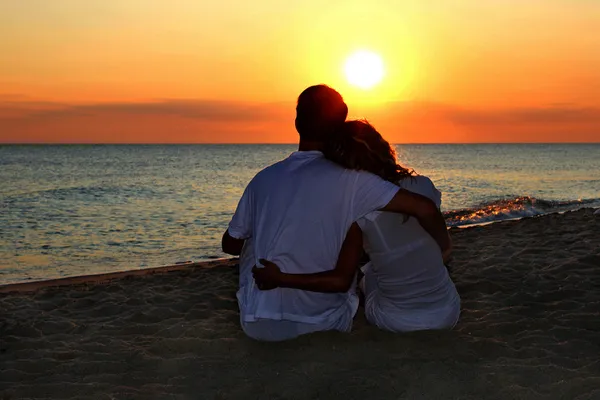
#> input picture BordesImagen/image.jpg, 600 x 400 px, found by its file name
$ python sequentialsobel.py
#> lines starting #> are read from the running program, lines starting #| are printed output that depends on the picture
import cv2
import numpy as np
import time

# Configuración para deshabilitar procesamiento paralelo
cv2.setNumThreads(1)
cv2.ocl.setUseOpenCL(False)

# Filtros Sobel
sobel_x = np.array([[-1, 0, 1], [-2, 0, 2], [-1, 0, 1]])
sobel_y = np.array([[-1, -2, -1], [0, 0, 0], [1, 2, 1]])

def sobel_sequential(image):
    # Aplicar convoluciones Sobel
    gx = cv2.filter2D(image, -1, sobel_x)  # Gradiente horizontal
    gy = cv2.filter2D(image, -1, sobel_y)  # Gradiente vertical
    # Calcular magnitud del gradiente
    gradient = np.sqrt(gx**2 + gy**2)
    gradient = (gradient / gradient.max()) * 255  # Normalizar a [0, 255]
    return gradient.astype(np.uint8)

if __name__ == "__main__":
    # Leer imagen en escala de grises
    image = cv2.imread('BordesImagen/image.jpg', cv2.IMREAD_GRAYSCALE)
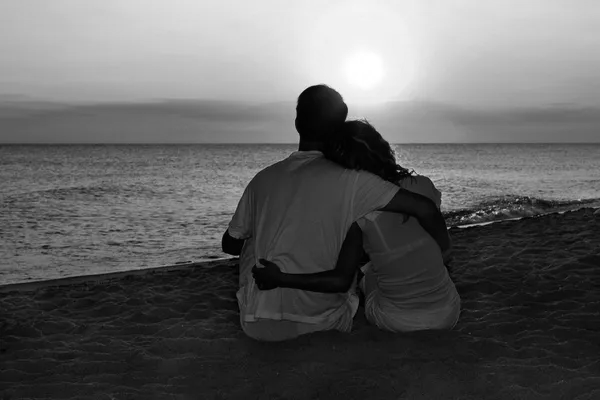
#> image: shape (400, 600); min 0, max 255, mean 97.6
    if image is None:
        print("Error: No se pudo cargar la imagen.")
        exit(1)

    # Medir tiempo de procesamiento
    start_time = time.time()
    result = sobel_sequential(image)
#> in sobel_sequential, `gx = cv2.filter2D(image, -1, sobel_x)`:
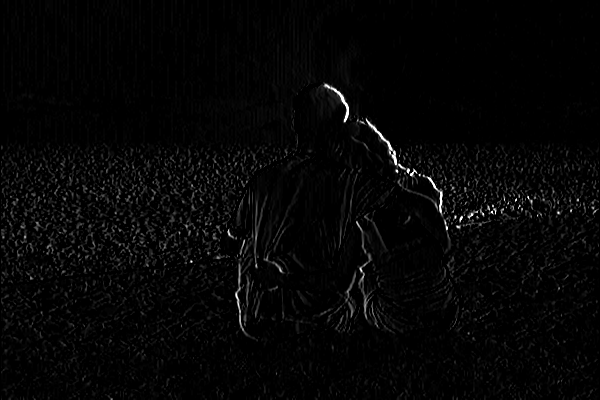
#> gx: shape (400, 600); min 0, max 255, mean 5.7
#> in sobel_sequential, `gy = cv2.filter2D(image, -1, sobel_y)`:
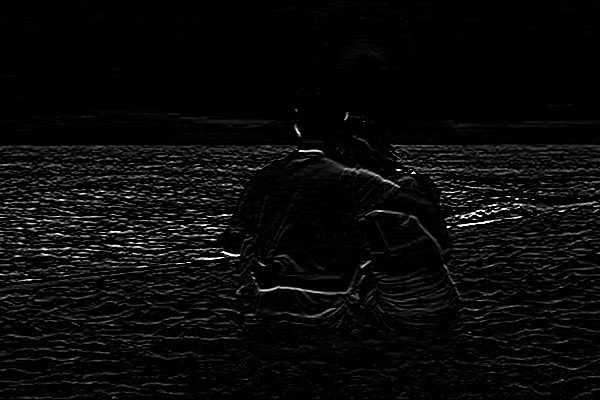
#> gy: shape (400, 600); min 0, max 255, mean 9.7
#> in sobel_sequential, `gradient = np.sqrt(gx**2 + gy**2)`:
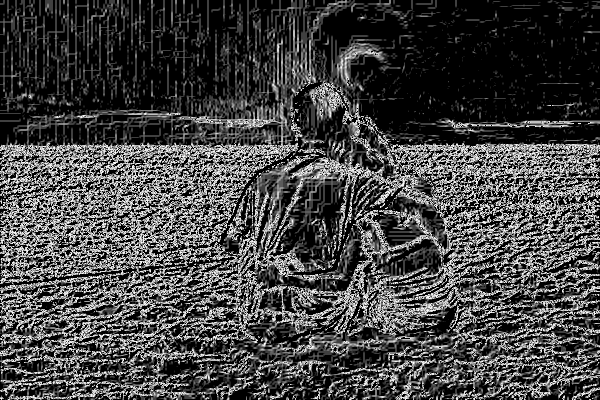
#> gradient: shape (400, 600) float16; min 0, max 15.81, mean 4.3; drawn with min black and max white
    elapsed_time = time.time() - start_time

    # Guardar y mostrar resultados
    cv2.imwrite('resultados/sequential_filtered.jpg', result)
    print(f"Tiempo Secuencial (sin paralelismo): {elapsed_time:.4f} segundos")
